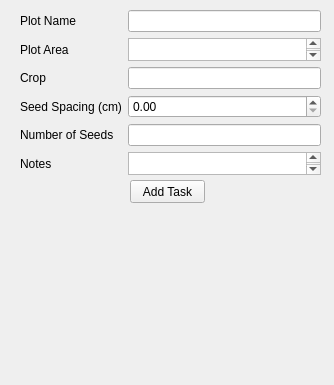
<?xml version="1.0" encoding="UTF-8"?>
<ui version="4.0">
 <class>DataWindow</class>
 <widget class="QWidget" name="DataWindow">
  <property name="geometry">
   <rect>
    <x>0</x>
    <y>0</y>
    <width>334</width>
    <height>385</height>
   </rect>
  </property>
  <property name="windowTitle">
   <string>Form</string>
  </property>
  <widget class="QWidget" name="gridLayoutWidget">
   <property name="geometry">
    <rect>
     <x>10</x>
     <y>10</y>
     <width>311</width>
     <height>171</height>
    </rect>
   </property>
   <layout class="QGridLayout" name="gridLayout_2">
    <property name="leftMargin">
     <number>10</number>
    </property>
    <property name="bottomMargin">
     <number>5</number>
    </property>
    <item row="3" column="0">
     <widget class="QLabel" name="label_3">
      <property name="text">
       <string>Seed Spacing (cm)</string>
      </property>
     </widget>
    </item>
    <item row="1" column="0">
     <widget class="QLabel" name="label">
      <property name="text">
       <string>Plot Area</string>
      </property>
     </widget>
    </item>
    <item row="2" column="1">
     <widget class="QLineEdit" name="crop"/>
    </item>
    <item row="2" column="0">
     <widget class="QLabel" name="label_2">
      <property name="text">
       <string>Crop</string>
      </property>
     </widget>
    </item>
    <item row="4" column="0">
     <widget class="QLabel" name="label_4">
      <property name="text">
       <string>Number of Seeds</string>
      </property>
     </widget>
    </item>
    <item row="4" column="1">
     <widget class="QLineEdit" name="seeds"/>
    </item>
    <item row="5" column="0">
     <widget class="QLabel" name="label_5">
      <property name="text">
       <string>Notes</string>
      </property>
     </widget>
    </item>
    <item row="1" column="1">
     <widget class="QTextEdit" name="plotArea"/>
    </item>
    <item row="3" column="1">
     <widget class="QDoubleSpinBox" name="seedSpace"/>
    </item>
    <item row="0" column="1">
     <widget class="QLineEdit" name="plotName"/>
    </item>
    <item row="5" column="1">
     <widget class="QTextEdit" name="notes"/>
    </item>
    <item row="0" column="0">
     <widget class="QLabel" name="label_6">
      <property name="text">
       <string>Plot Name</string>
      </property>
     </widget>
    </item>
   </layout>
  </widget>
  <widget class="QWidget" name="horizontalLayoutWidget">
   <property name="geometry">
    <rect>
     <x>10</x>
     <y>210</y>
     <width>311</width>
     <height>171</height>
    </rect>
   </property>
   <layout class="QHBoxLayout" name="horizontalLayout_2"/>
  </widget>
  <widget class="QPushButton" name="addTask">
   <property name="geometry">
    <rect>
     <x>130</x>
     <y>180</y>
     <width>75</width>
     <height>23</height>
    </rect>
   </property>
   <property name="text">
    <string>Add Task</string>
   </property>
  </widget>
 </widget>
 <resources/>
 <connections/>
</ui>
